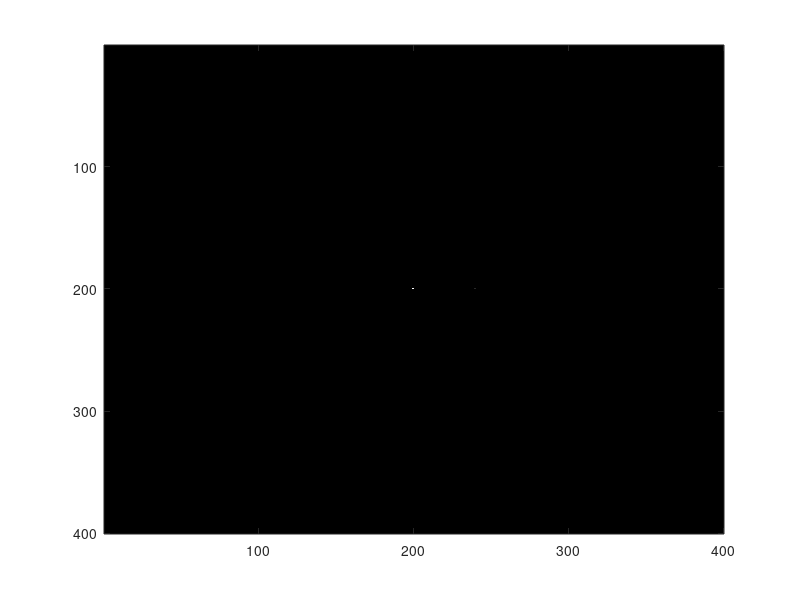

This chart was generated by the following MATLAB code: (Note: this script raises an error after producing the figure.)
temp = uint8(zeros(400,400,3)); %Create a dark stimulus matrix
temp1 = cell(10,2); %Create a cell that can hold 10 matrices

cert = cell(10,1);
tp = []; tn = []; fp = []; fn = [];
cert_present = []; cert_absent = [];

for i = 1:10 %Filling temp1
    
    temp(200,200,:) = 255; %Inserting a fixation point
    
    a = (i-1)*10;
    temp(200,240,:) = a; %Inserting a test point 40 pixels right
    %of it. Brightness range 0 to 90.
    
    if (a == 0) % denotes stimulus absent
        temp1{i,2} = 0;
    end
    if (a > 0) % denotes stimulus present
        temp1{i,2} = 1;
    end
    
    
    temp1{i,1} = temp; %Putting the respective modified matrix in cell
end %Done doing that

h = figure %Creating a figure with a handle h
stimulusorder = randperm(200); %Creating a random order from 1 to 200.
%For the 200 trials. Allows to have
%a precisely equal number per condition.
stimulusorder = mod(stimulusorder,10); %Using the modulus function to
%create a range from 0 to 9. 20 each.

stimulusorder = stimulusorder + 1; %Now, the range is from 1 to 10, as
%desired.
score = zeros(10,1); %Keeping score. How many stimuli were reported seen

tp_ = 0; tn_ = 0; fp_ = 0; fn_ = 0;

for i = 1:20 %200 trials, 20 per condition
    image(temp1{stimulusorder(1,i)}) %Image the respective matrix. As
    %designated by stimulusorder
   %Give subject feedback about which trial we are in. No other feedback.
    pause; %Get the keypress
    temp2 = get(h,'CurrentCharacter'); %Get the keypress. "." for present,
    %"," for absent.
    present = strcmp('.', temp2); %Compare strings. If . (present), temp3 = 1,
    absent = strcmp(',', temp2);
    %otherwise 0.
    pause;
    certainty = get(h, 'CurrentCharacter');

    switch certainty
        case certainty*(strcmp('1',certainty))
            cert{i} = certainty;
        case certainty*(strcmp('2',certainty))
            cert{i} = certainty;
        case certainty*(strcmp('3',certainty))
            cert{i} = certainty;
        case certainty*(strcmp('4',certainty))
            cert{i} = certainty;
        case certainty*(strcmp('5',certainty))
            cert{i} = certainty;
        case certainty*(strcmp('6',certainty))
            cert{i} = certainty;
        case certainty*(strcmp('7',certainty))
            cert{i} = certainty;
        case certainty*(strcmp('8',certainty))
            cert{i} = certainty;
        case certainty*(strcmp('9',certainty))
            cert{i} = certainty;
        otherwise
            cert{i} = 1;
    end
    

    if (temp1{stimulusorder(1,i),2} == 1 && present) 
        %score(stimulusorder(1,i)) = score(stimulusorder(1,i)) + 1; 
        tp_ = tp_ + 1;
        tp = [tp tp_];
        cert_present = [cert_present str2num(cert{i})];
    end % TP: Stimulus Present + Answered "present"
    if (temp1{stimulusorder(1,i),2} == 1 && absent)
        tn_ = tn_ + 1;
        tn = [tn tn_];
        cert_present = [cert_present str2num(cert{i})];
        %score(stimulusorder(1,i)) = score(stimulusorder(1,i)) + 0;
    end % TN: Stimulus Present + Answered "absent"
    if (temp1{stimulusorder(1,i),2} == 0 && present)
        fp_ = fp_ + 1;
        fp = [fp fp_];
        cert_absent = [cert_absent str2num(cert{i})];
        %score(stimulusorder(1,i)) = score(stimulusorder(1,i)) + 1; 
    end % FP: Stimulus Absent + Answered "present"
    if (temp1{stimulusorder(1,i),2} == 0 && absent)
        fn_ = fn_ + 1;
        fn = [fn fn_];
        cert_absent = [cert_absent str2num(cert{i})];
        %score(stimulusorder(1,i)) = score(stimulusorder(1,i)) + 0;
    end % FN: Stimulus Absent + Answered "absent"
        
    
    %score(stimulusorder(1,i)) = score(stimulusorder(1,i)) + temp3; %Add up.
    % In the respective score sheet.
end %End the presentation of trials, after 200 have lapsed.
cert_absent = 10 - cert_absent;
uc_p = []; uc_a = [];
uc_p = [uc_p unique(cert_present)]; uc_a = [uc_a unique(cert_absent)];
freq_p = histc(cert_present,uc_p);
freq_a = histc(cert_absent,uc_a);

close all;

figure;
histogram(cert_present); hold on; histogram(cert_absent); xlim([0.5 9.5]); 
legend('Stimulus Present', 'Stimulus Absent');

% sensitivity = []; specificity = [];
% 
% sens = tp_ / tp_ + fn_;
% spec = 1 - (tn_ / tn_ + fp_);
% 
% for crit = 1:9
%     
% 
y = [0,0,0,0,0,0,0,0,0]; z = [0,0,0,0,0,0,0,0,0];

for a = 1:1:length(uc_a)
    y(uc_a(a)) = freq_a(a);
end
for a = 1:1:length(uc_p)
    z(uc_p(a)) = freq_p(a);
end

x = 0:0.01:10; y1 = 10 - y; z1 = 10 - z;
y1 = normpdf(x,mean(y1),std(y1));
z1 = normpdf(x,mean(z1),std(z1))
y = normpdf(x,mean(y),std(y));
z = normpdf(x,mean(z),std(z));

figure;
plot(y); hold on; plot(z); legend('Stimulus Present','Stimulus Absent');
%xlim([0 1000]);

FA = [0,0,0,0,0,0,0,0,0]; HIT = [0,0,0,0,0,0,0,0,0];
figure
for i = 1:1:length(x) %Going through all elements of y
FA(i) = sum(y(1,i:length(y))); %Summing from ith element to rest ! FA(i)
HIT(i) = sum(z(1,i:length(y))); %Summing from ith element to rest ! Hit(i)
end
FA = FA./100; %Converting it to a rate
HIT = HIT./100; %Converting it to a rate
plot(FA,HIT) %Plot it
hold on
reference = 0:0.01:1; %reference needed to visualize
plot(reference,reference,'color','k') %Plot the reference

figure
m1 = [0,0,0,0,0,0,0,0,0]; m2 = [0,0,0,0,0,0,0,0,0]; m3 = [0,0,0,0,0,0,0,0,0];
for i = 1:length(x)-1
m1(i) = FA(i)-FA(i+1); %This recalls the
m2(i) = HIT(i)-HIT(i+1); %equation of a slope
end
m3 = m1./m2; %Dividing them
plot(m3)



% absent_hist = [0,0,0,0,0,0,0,0,0]; present_hist = [0,0,0,0,0,0,0,0,0];
% 
% for i = 1:length(uc_a)
%     absent_hist(uc_a(i)) = freq_a(i);
% end
% for i = 1:length(uc_p)
%     present_hist(uc_p(i)) = freq_p(i);
% end



% total_a = length(uc_a);
% for i = 1:total_a
%     absent_hist(i) = sum(freq_a(cert_absent == uc_a(i)));
% end
% 
% total_p = length(uc_p);
% for i = 1:total_p
%     present_hist(i) = sum(freq_p(cert_present == uc_p(i)));
% end


% Shapes of the ROC curve change according to the overlap between 
% distributions. More overlap means the curve is closer to diagonal,
% less overlap means the curve is further from the diagonal.
% At optimal point (ROC curve in the middle of diagonal and upper left corner)
% on the ROC curve there is no bias to say stimulus present or absent. 

